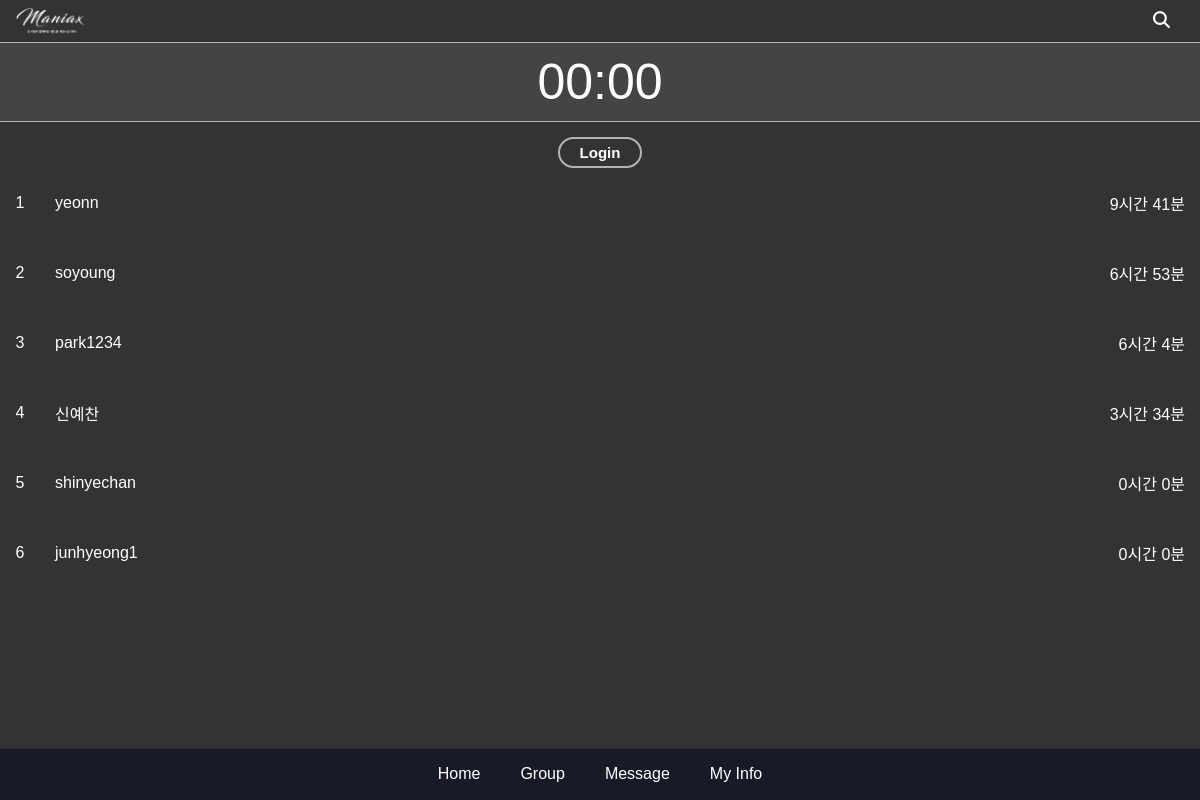
Before: / with the older database file.
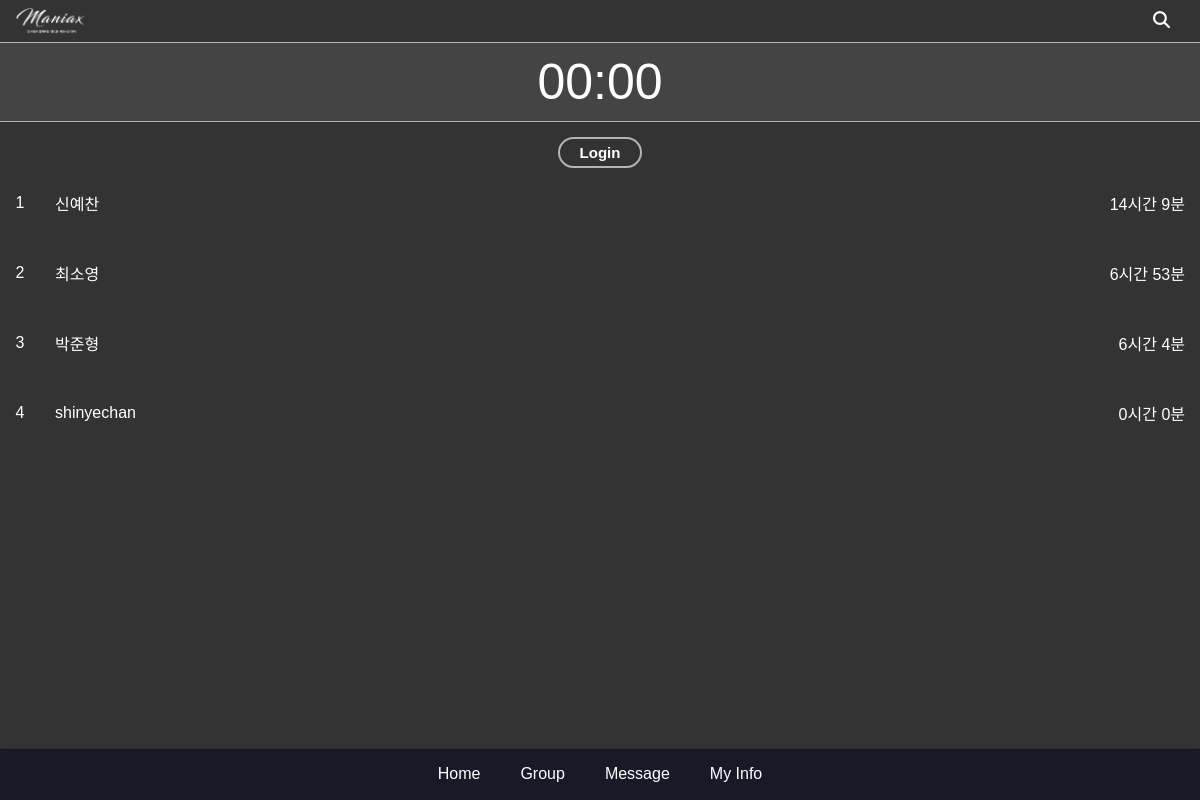
After: the same page with the newer database file.
### main/models.py (models this page shows, shortened)
class ScreenTime(models.Model):
    user = models.OneToOneField(CustomUser, on_delete=models.CASCADE, related_name='screen_time')
    total_minutes = models.PositiveIntegerField(default=0)  # 스크린 타임 총 분
    rank = models.PositiveIntegerField(default=0)  # 랭킹

class CustomUser(AbstractUser):
    following = models.ManyToManyField(
        "self", #User 인스턴스가 다른 인스턴스 참조
        verbose_name="팔로우 중인 사용자들",
        related_name="followers",
        symmetrical=False,
        through="relationship.Relationship"
    )
    top_apps = models.JSONField(default=dict, blank=True, null=True)
    total_screentimes = models.IntegerField(blank=True, null=True)

### main/views.py (the view, shortened to what this page needs)
# urls.py: path('', views.rankings_view, name='rankings'),
def rankings_view(request):
    screen_times = ScreenTime.objects.order_by('-total_minutes')
    context = {'screen_times': screen_times}
    user = request.user
    return render(request, 'rankings.html', context)

### main/templatetags/time_filters.py (called while the page is built)
@register.filter
def display_time(total_minutes):
    try:
        total_minutes = int(total_minutes)
        hours = total_minutes // 60
        minutes = total_minutes % 60
        return f"{hours}시간 {minutes}분"
    except (ValueError, TypeError):
        return "Invalid time"

### main/templates/rankings.html (shortened to what this page needs)
{% extends 'base.html' %} {% block title %}Rankings{%endblock%}{%block content%}
{% load static %}
<!DOCTYPE html>
<html>
  <head> </head>
  <body>
    <header class="screen-header">
      <img id="logo" src="{% static 'images/maniax.png' %}" />
      <a href="{% url 'search_user' %}" class="groupAdd-search-button">
        <i class="fas fa-search"></i>
      </a>
    </header>
    <div class="timerSection">
      {% if user.is_authenticated %} {% load time_filters %}
      {% else %}
      <a href="{% url 'login' %}" class="timer">00:00</a>
      {% endif %}
    </div>
    <div class="homeFilter">
      {% if user.is_authenticated %}
      <button class="filter-btn active" id="allBtn">전체</button>
      <button class="filter-btn" id="followBtn">팔로우</button>
      {% else %}
      <a href="{% url 'login' %}" class="filter-btn">Login</a>
      {% endif %}
    </div>
    {% if screen_times %}
    <div id="content">
      <div id="allContent">
        {% for screen_time in screen_times %}
        <div class="usageList">
          <a
            href="{% url 'user_profile' user_id=screen_time.user.id %}"
            class="ranking-item"
          >
            <div class="rank-number">{{ forloop.counter }}</div>
            <div class="rank-name">{{ screen_time.user.username }}</div>
            {% load time_filters %}
            <div class="rank-time">
              {{ screen_time.total_minutes|display_time }}
            </div>
          </a>
        </div>
        {% endfor %}
      </div>
        {% if user.is_authenticated %}
        {% for screen_time in following_screen_times %}
            {% load time_filters %}
        {% endfor %} {% endif %}
    </div>
    {% else %}
    <p>No users found.</p>
    {% endif %}
  </body>
</html>
{%endblock%}

Changed rows visible on the page:
removed ScreenTime: user.username "yeonn", total_minutes|display_time "9시간 41분"
removed ScreenTime: user.username "soyoung", total_minutes|display_time "6시간 53분"
removed ScreenTime: user.username "park1234", total_minutes|display_time "6시간 4분"
removed ScreenTime: user.username "junhyeong1", total_minutes|display_time "0시간 0분"
changed ScreenTime "신예찬": total_minutes|display_time "3시간 34분" → "14시간 9분"
added ScreenTime: user.username "최소영", total_minutes|display_time "6시간 53분"
added ScreenTime: user.username "박준형", total_minutes|display_time "6시간 4분"
